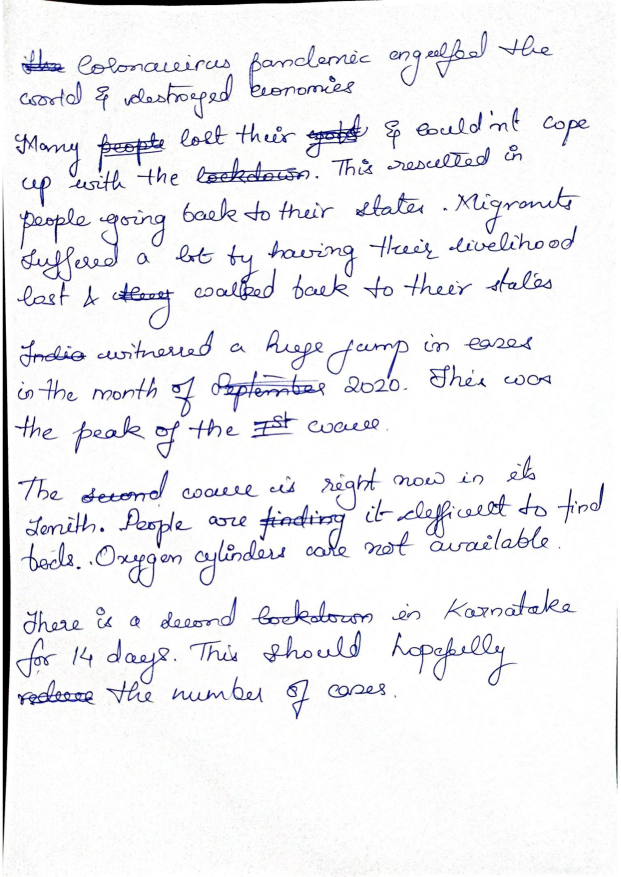
#> input picture test.jpg, 2481 x 3508 px (shown at 1/4 size)
$ python -i words.py   (imports and definitions only)   (older library calls are emulated)
#> lines starting #> are read from the running program, lines starting #| are printed output that depends on the picture; after the words box and inside, x2 and y2 are one past the last pixel; in counts of white or black regions, pixels touching at a corner belong together
### utils.py
# -*- coding: utf-8 -*-
"""
Helper functions for ocr project
"""
import numpy as np
import cv2
import matplotlib.pyplot as plt
import matplotlib.image as mpimg


SMALL_HEIGHT = 800


def implt(img, cmp=None, t=''):
    """Show image using plt."""
    imgplot = plt.imshow(img)
    plt.show()


def resize(img, height=SMALL_HEIGHT, allways=False):
    """Resize image to given height."""
    # print(img.shape[1], img.shape[0])
    if (img.shape[0] > height or allways):
        rat = height / img.shape[0]
        return cv2.resize(img, (int(rat * img.shape[1]), height))

    return img


def ratio(img, height=SMALL_HEIGHT):
    """Getting scale ratio."""
    return img.shape[0] / height


# [12 lines left out: function img_extend, not called in this run]

### words.py
# -*- coding: utf-8 -*-
"""
Detect words on the page
return array of words' bounding boxes
"""
import numpy as np
import cv2

from utils import *


def detection(image, join=False):
    """Detecting the words bounding boxes.
    Return: numpy array of bounding boxes [x, y, x+w, y+h]
    """
    # Preprocess image for word detection
    blurred = cv2.GaussianBlur(image, (5, 5), 18)
    edge_img = _edge_detect(blurred)
    ret, edge_img = cv2.threshold(edge_img, 50, 255, cv2.THRESH_BINARY)
    bw_img = cv2.morphologyEx(edge_img, cv2.MORPH_CLOSE,
                              np.ones((15,15), np.uint8))

    return _text_detect(bw_img, image, join)


# [21 lines left out: function sort_words, not called in this run]


def _edge_detect(im):
    """
    Edge detection using sobel operator on each layer individually.
    Sobel operator is applied for each image layer (RGB)
    """
    return np.max(np.array([_sobel_detect(im[:,:, 0]),
                            _sobel_detect(im[:,:, 1]),
                            _sobel_detect(im[:,:, 2])]), axis=0)


def _sobel_detect(channel):
    """Sobel operator."""
    sobelX = cv2.Sobel(channel, cv2.CV_16S, 1, 0)
    sobelY = cv2.Sobel(channel, cv2.CV_16S, 0, 1)
    sobel = np.hypot(sobelX, sobelY)
    sobel[sobel > 255] = 255
    return np.uint8(sobel)


# [40 lines left out: functions union, _intersect, _group_rectangles, not called in this run]


def _text_detect(img, image, join=False):
    """Text detection using contours."""
    small = resize(img, 2000)

    # Finding contours
    # mask = np.zeros(small.shape, np.uint8)
    kernel = np.ones((5, 100), np.uint16)  ### (5, 100) for line segmention  (5,30) for word segmentation
    img_dilation = cv2.dilate(small, kernel, iterations=1)
    # print(11111111111111)

    cnt, hierarchy = cv2.findContours(np.copy(small),
                                           cv2.RETR_TREE,
                                           cv2.CHAIN_APPROX_SIMPLE)

    index = 0
    boxes = []
    # Go through all contours in top level
    while (index >= 0):
        x,y,w,h = cv2.boundingRect(cnt[index])
        cv2.drawContours(img_dilation, cnt, index, (255, 255, 255), cv2.FILLED)
        maskROI = img_dilation[y:y+h, x:x+w]
        # Ratio of white pixels to area of bounding rectangle
        r = cv2.countNonZero(maskROI) / (w * h)

        # Limits for text
        if (r > 0.1
            and 1600 > w > 10
            and 1600 > h > 10
            and h/w < 3
            and w/h < 10
            and (60 // h) * w < 1000):
            boxes += [[x, y, w, h]]

        index = hierarchy[0][index][0]

    if join:
        # Need more work
        boxes = _group_rectangles(boxes)

    # image for drawing bounding boxes
    small = cv2.cvtColor(small, cv2.COLOR_GRAY2RGB)
    bounding_boxes = np.array([0,0,0,0])
    for (x, y, w, h) in boxes:
        cv2.rectangle(small, (x, y),(x+w,y+h), (0, 255, 0), 2)
        bounding_boxes = np.vstack((bounding_boxes,
                                    np.array([x, y, x+w, y+h])))

    implt(small, t='Bounding rectangles')

    boxes = bounding_boxes.dot(ratio(image, small.shape[0])).astype(np.int64)
    return boxes[1:]


# [65 lines left out: function textDetectWatershed, not called in this run]

>>> import cv2
>>> picture = cv2.imread('test.jpg')
#> picture is the input picture: shape (3508, 2481, 3); mean B, G, R 242.3, 239.3, 239.3
>>> result = detection(picture)
#> in _sobel_detect, `sobelY = cv2.Sobel(channel, cv2.CV_16S, 0, 1)`:
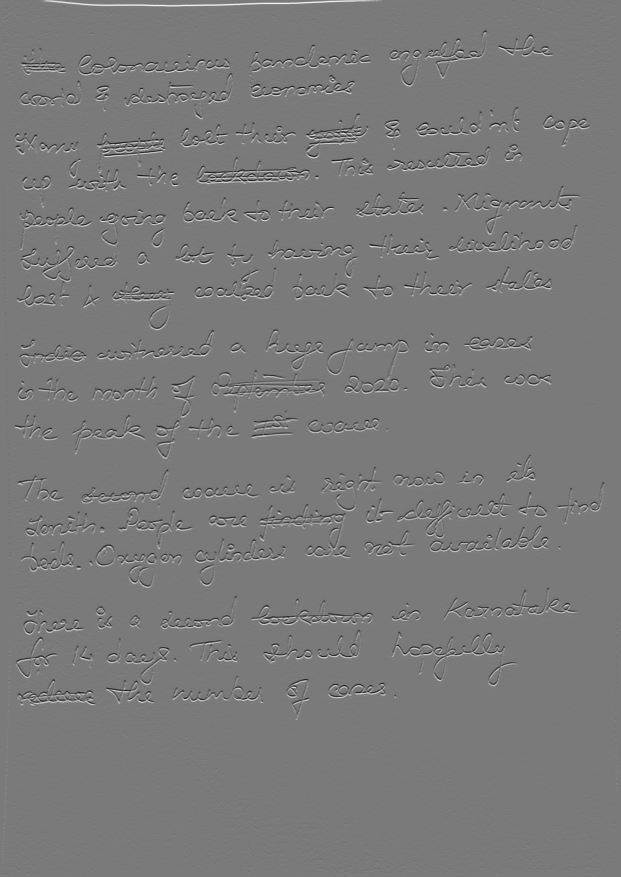
#> sobelY: shape (3508, 2481) int16 (shown at 1/4 size); min -381, max 412, mean 0.3; drawn with min black and max white
#> in _sobel_detect (call 2), `sobelX = cv2.Sobel(channel, cv2.CV_16S, 1, 0)`:
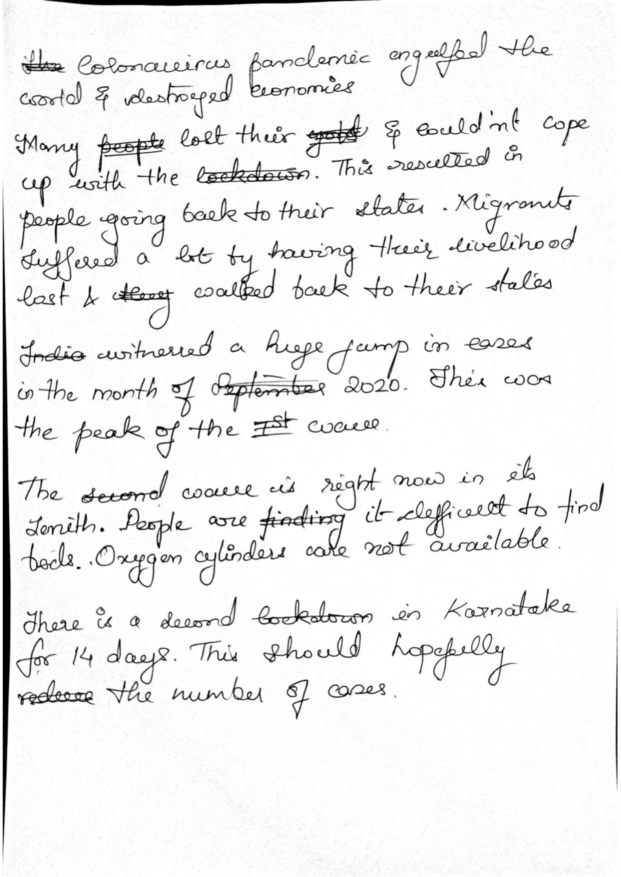
#> channel: shape (3508, 2481) (shown at 1/4 size); min 0, max 255, mean 239.3
#> in _sobel_detect (call 2), `sobel[sobel > 255] = 255`:
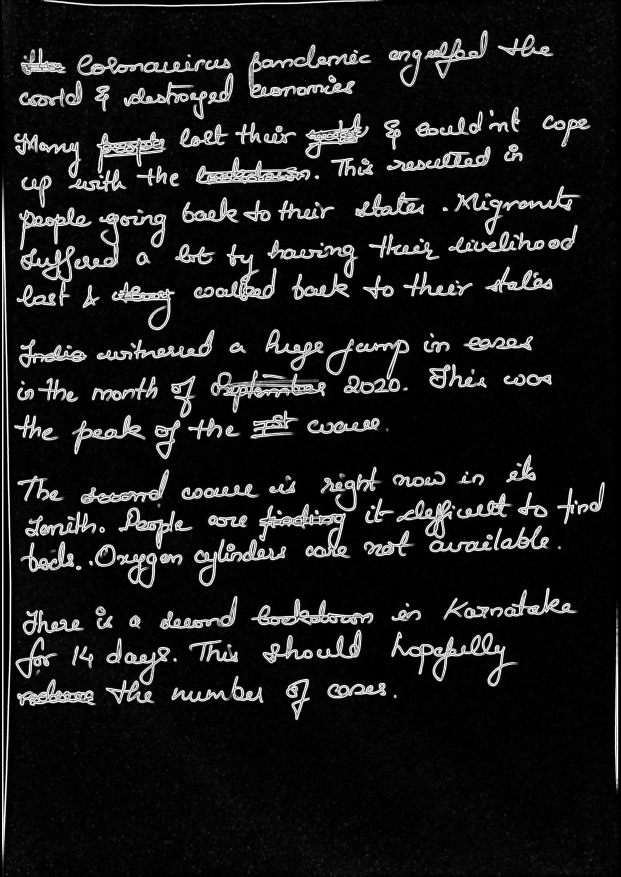
#> sobel: shape (3508, 2481) float32 (shown at 1/4 size); min 0, max 255, mean 27.1
#> in detection, `ret, edge_img = cv2.threshold(edge_img, 50, 255, cv2.THRESH_BINARY)`:
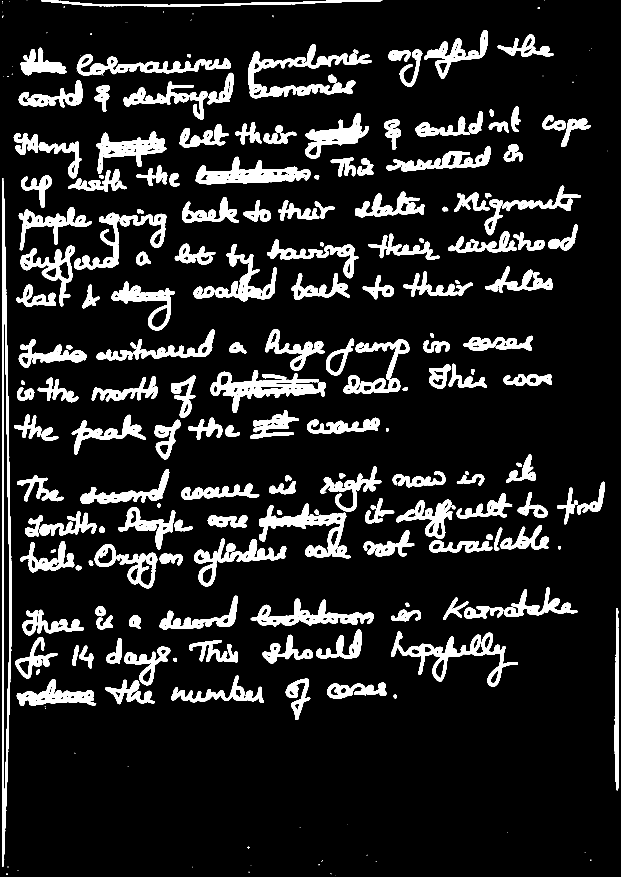
#> edge_img: shape (3508, 2481) (shown at 1/4 size); 12.2% white; 300 white regions (85 under 20 px), largest, box (x1, y1, x2, y2) and area: (8, 721, 46, 3468) 35043, (993, 178, 1436, 393) 26198, (842, 1480, 1304, 1652) 24234
#> in detection, `bw_img = cv2.morphologyEx(edge_img, cv2.MORPH_CLOSE, np.ones((15,15), ..`: bw_img: shape (3508, 2481); 14.7% white; 157 white regions (34 under 20 px)
#> in resize, `return cv2.resize(img, (int(rat * img.shape[1]), height))`:
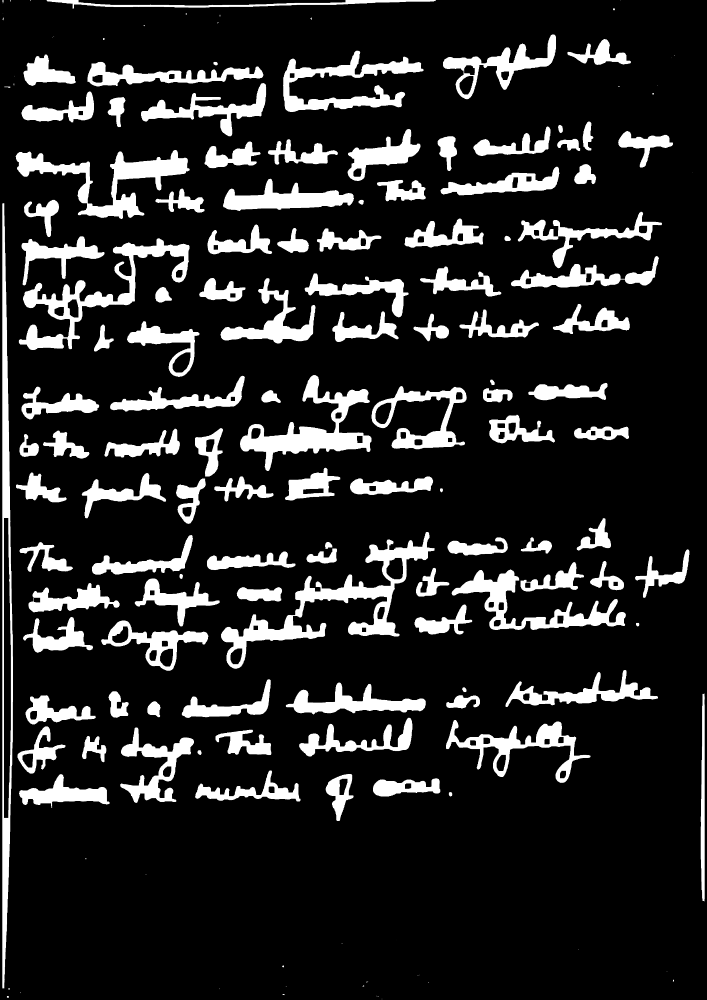
#> returned value: shape (2000, 1414) (shown at 1/2 size); min 0, max 255, mean 37.6
#> in _text_detect, `img_dilation = cv2.dilate(small, kernel, iterations=1)`:
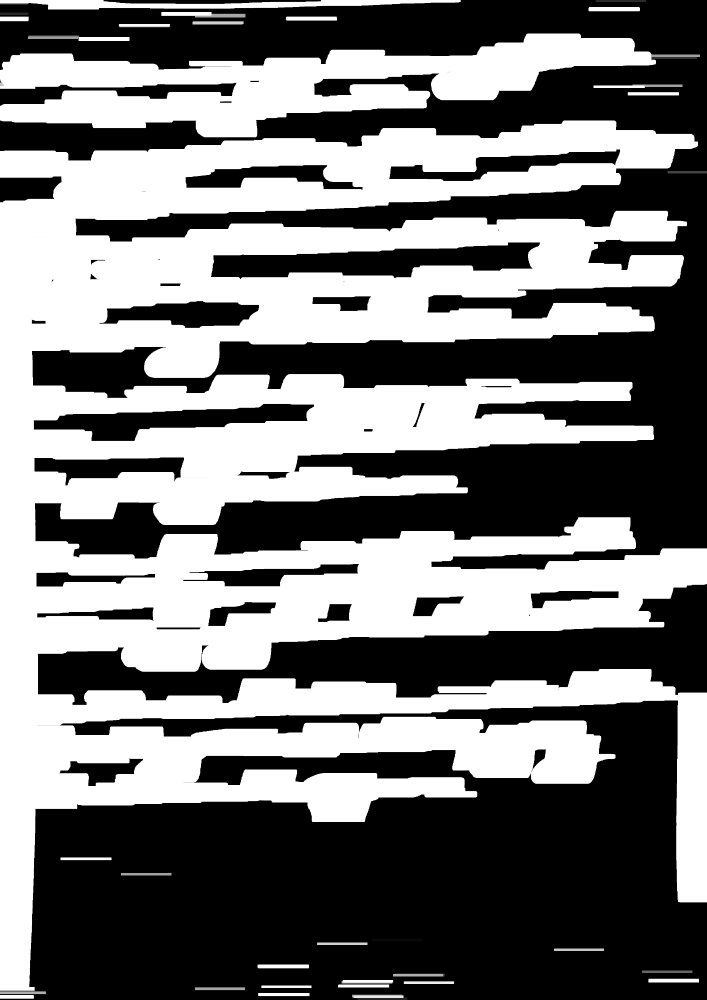
#> img_dilation: shape (2000, 1414) (shown at 1/2 size); min 0, max 255, mean 119.1
#> in _text_detect, `cnt, hierarchy = cv2.findContours(np.copy(small), cv2.RETR_TREE, cv2.C..`: cnt = 235 contours, 43 with area under 20; largest, box (x1, y1, x2, y2) and area: (442, 1064, 870, 1338) 21818, (4, 406, 27, 1977) 21565, (37, 476, 379, 700) 15464, (480, 750, 743, 942) 14678, (31, 300, 380, 438) 13692
#> the loop in _text_detect, `while (index >= 0):` made 155 passes
#> (x, y, w, h, r, boxes, index) on pass 23: (651, 1548, 57, 94, 1, [[746, 1556, 135, 37], [651, 1548, 57, 94]], 25)
#> (x, y, w, h, r, index) on passes 2, 3, 4, 7, 11, 12: (13, 1992, 5, 4, 1, 2), (753, 1991, 4, 3, 1, 3), (565, 1988, 4, 3, 1, 4), (17, 1976, 3, 4, 1, 7), (732, 1962, 5, 3, 1, 11), (1345, 1959, 3, 4, 1, 12)
#> after the loop in _text_detect, `while (index >= 0):`: img_dilation: shape (2000, 1414); under 0.01% of pixels changed, all inside (x1, y1, x2, y2) = (5, 0, 1385, 2000)
#> after the loop in _text_detect, `while (index >= 0):`: boxes = 100 items, first 6: [746, 1556, 135, 37], [651, 1548, 57, 94], [38, 1548, 182, 68], [390, 1541, 212, 62], [164, 1472, 49, 53], [431, 1459, 112, 52]
#> the loop in _text_detect, `for (x, y, w, h) in boxes:` made 100 passes
#> (x, y, w, h) on passes 2 to 13: (651, 1548, 57, 94), (38, 1548, 182, 68), (390, 1541, 212, 62), (164, 1472, 49, 53), (431, 1459, 112, 52), (240, 1455, 148, 151), (34, 1452, 97, 96), (892, 1440, 289, 126), (598, 1435, 227, 78), (294, 1402, 27, 33), (892, 1390, 68, 27), (50, 1390, 142, 59)
#> (x, y, w, h, bounding_boxes) on pass 1: (746, 1556, 135, 37, [[0, 0, 0, 0], [746, 1556, 881, 1593]])
#> after the loop in _text_detect, `for (x, y, w, h) in boxes:`:
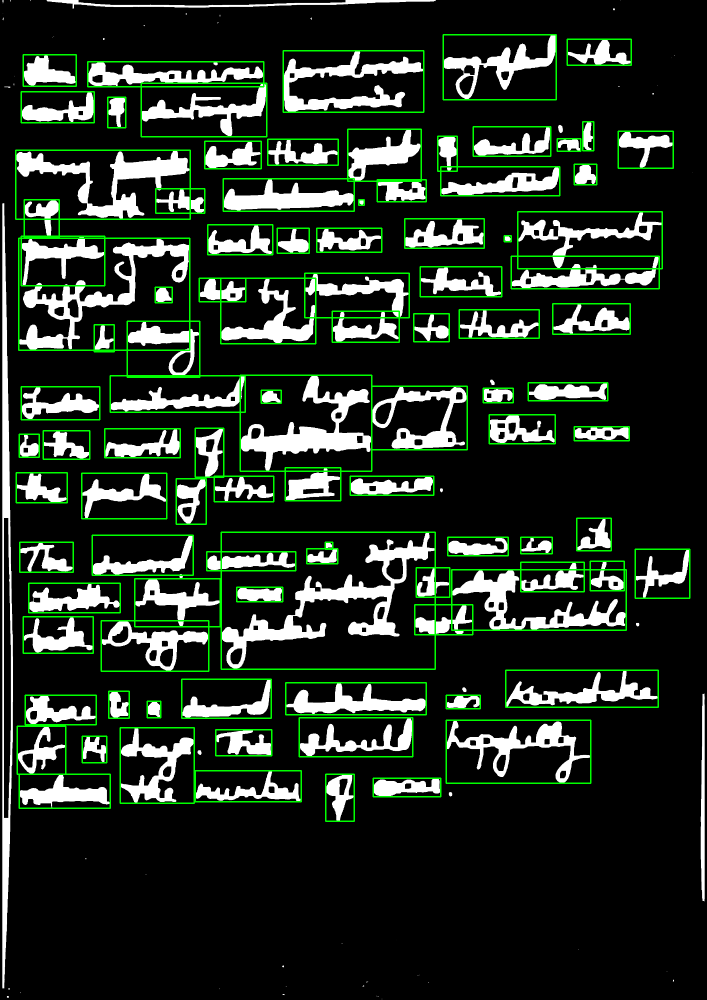
#> small: shape (2000, 1414, 3) (shown at 1/2 size); mean B, G, R 37.1, 48.5, 37.1
#> after the loop in _text_detect, `for (x, y, w, h) in boxes:`: bounding_boxes = 101 rows, first 6: [0, 0, 0, 0], [746, 1556, 881, 1593], [651, 1548, 708, 1642], [38, 1548, 220, 1616], [390, 1541, 602, 1603], [164, 1472, 213, 1525]
#> in _text_detect, `boxes = bounding_boxes.dot(ratio(image, small.shape[0])).astype(np.int..`: boxes = 101 rows, first 6: [0, 0, 0, 0], [1308, 2729, 1545, 2794], [1141, 2715, 1241, 2880], [66, 2715, 385, 2834], [684, 2702, 1055, 2811], [287, 2581, 373, 2674]
#> result = 100 rows, first 6: [1308, 2729, 1545, 2794], [1141, 2715, 1241, 2880], [66, 2715, 385, 2834], [684, 2702, 1055, 2811], [287, 2581, 373, 2674], [755, 2559, 952, 2650]
